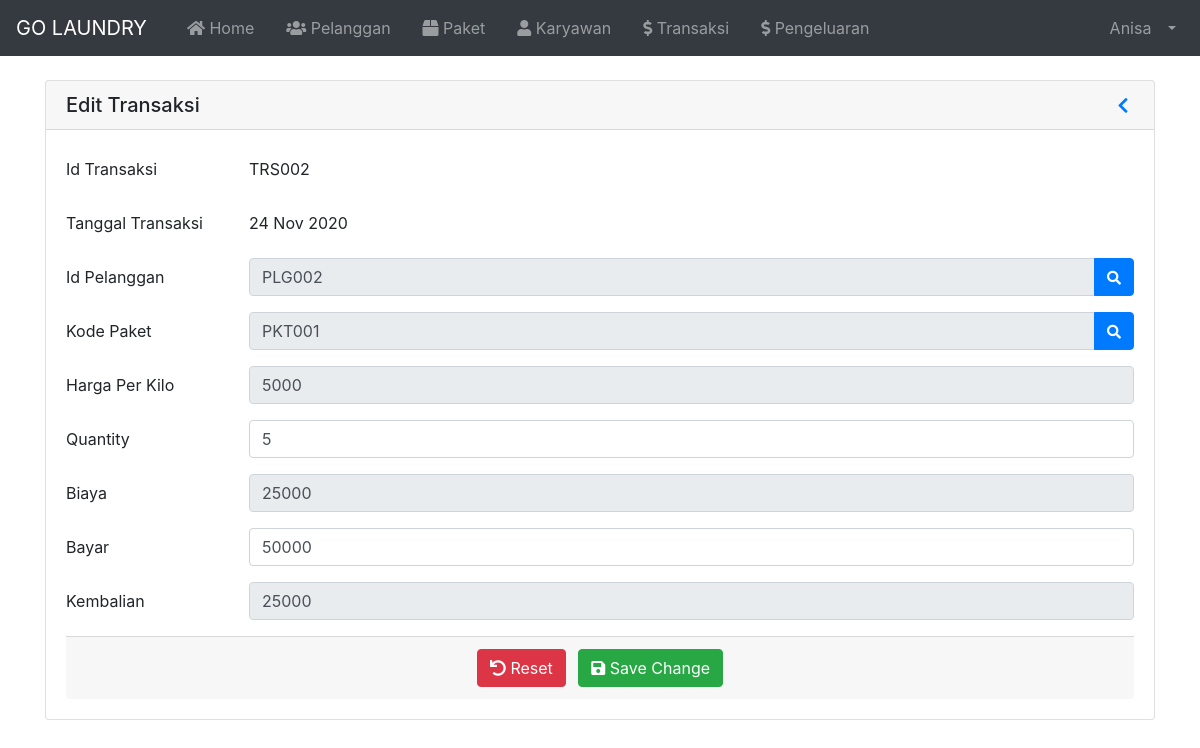
Page /index.php?page=EditTransaksi&id=TRS002 (signed in) on the committed database.
### tables this page shows
CREATE TABLE `tbl_karyawan` (
  `id` int(11) NOT NULL,
  `nama` varchar(100) NOT NULL,
  `username` varchar(30) NOT NULL,
  `password` varchar(255) NOT NULL,
  `email` varchar(255) NOT NULL,
  `no_hp` varchar(20) NOT NULL,
  `alamat` varchar(100) NOT NULL,
  `catatan` varchar(255) NOT NULL,
  `image` varchar(255) NOT NULL,
  `role` varchar(20) NOT NULL
);

CREATE TABLE `tbl_transaksi` (
  `id` varchar(10) NOT NULL,
  `tanggal` varchar(20) NOT NULL,
  `id_pelanggan` varchar(10) NOT NULL,
  `kd_paket` varchar(10) NOT NULL,
  `qty` int(11) NOT NULL,
  `biaya` int(11) NOT NULL,
  `bayar` int(11) NOT NULL,
  `kembalian` int(11) NOT NULL
);

CREATE TABLE `tbl_paket` (
  `id` varchar(10) NOT NULL,
  `paket` varchar(100) NOT NULL,
  `harga_kilo` int(11) NOT NULL,
  `deskripsi` varchar(255) NOT NULL
);

### index.php (called while the page is built, shortened)
<?php
  require 'load/config.php';
  require 'load/function.php';
?>
<?php require_once 'header.php'; ?>
<?php require 'content.php'; ?>
<?php require_once 'footer.php'; ?>

### load/function.php (called while the page is built, shortened)
<?php
  require 'config.php';
  function viewData( $query ) {
    global $koneksi;
    $result = mysqli_query($koneksi, $query);
    if (mysqli_num_rows($result) == 1) {
      return mysqli_fetch_assoc($result);
    }
    $rows = [];
    return $rows;
  }
?>

### page/transaksi/edittransaksi.php (the view, shortened to what this page needs)
<?php
	$id = $_GET['id'];
	$data = viewData("SELECT * FROM tbl_transaksi WHERE id = '$id'");
?>
<div class="container container-fluid">
	<div class="card mt-4">
		<h5 class="card-header d-flex flex-row align-items-center justify-content-between">
			<a>Edit Transaksi</a>
			<a href="?page=Transaksi" role="button" id="dropdownMenuLink" aria-haspopup="true" aria-expanded="false">
				<i class="fas fa-chevron-left fa-sm fa-fw"></i>
			</a>
		</h5>
		<div class="card-body">
			<form method="post" action="">
				<div class="form-group row">
					<label for="id" class="col-sm-2 col-form-label">Id Transaksi</label>
					<div class="col-sm-10">
						<input type="text" class="form-control-plaintext" id="id" name="id" value="<?= $id; ?>" required readonly>
					</div>
				</div>
				<div class="form-group row">
					<label for="tanggal" class="col-sm-2 col-form-label">Tanggal Transaksi</label>
					<div class="col-sm-10">
						<input type="text" class="form-control-plaintext" id="tanggal" name="tanggal" value="<?= $data['tanggal']; ?>" required readonly>
					</div>
				</div>
				<div class="form-group row">
					<label for="id_pelanggan" class="col-sm-2 col-form-label">Id Pelanggan</label>
					<div class="col-sm-10">
						<div class="input-group">
							<input type="text" class="form-control" id="id_pelanggan" name="id_pelanggan" placeholder="Pilih Pelanggan" value="<?= $data['id_pelanggan']; ?>" readonly required autofocus>
							<div class="input-group-append">
								<button class="btn btn-primary" type="button" data-toggle="modal"
									data-target="#modalPelanggan"><i class="fas fa-search fa-sm"></i></button>
							</div>
						</div>
					</div>
				</div>
				<div class="form-group row">
					<label for="kd_paket" class="col-sm-2 col-form-label">Kode Paket</label>
					<div class="col-sm-10">
						<div class="input-group">
							<input type="text" class="form-control" id="kd_paket" name="kd_paket" placeholder="Pilih Paket" value="<?= $data['kd_paket']; ?>" readonly required>
							<div class="input-group-append">
								<button class="btn btn-primary" type="button" data-toggle="modal"
									data-target="#modalPaket"><i class="fas fa-search fa-sm"></i></button>
							</div>
						</div>
					</div>
				</div>
				<?php
					$kd_paket = $data['kd_paket'];
					$harga = viewData("SELECT * FROM tbl_paket WHERE id = '$kd_paket'");
				?>
				<div class="form-group row">
					<label for="harga" class="col-sm-2 col-form-label">Harga Per Kilo</label>
					<div class="col-sm-10">
						<input type="number" class="form-control" id="harga" name="harga" onkeyup="jumlahBiaya();" value="<?= $harga['harga_kilo']; ?>" required readonly>
					</div>
				</div>
				<div class="form-group row">
					<label for="qty" class="col-sm-2 col-form-label">Quantity</label>
					<div class="col-sm-10">
						<input type="number" min="1" class="form-control" id="qty" name="qty" onkeyup="jumlahBiaya();" value="<?= $data['qty']; ?>" required>
					</div>
				</div>
				<div class="form-group row">
					<label for="biaya" class="col-sm-2 col-form-label">Biaya</label>
					<div class="col-sm-10">
						<input type="number" class="form-control" id="biaya" name="biaya" onkeyup="jumlahKembalian();" value="<?= $data['biaya']; ?>" required readonly>
					</div>
				</div>
				<div class="form-group row">
					<label for="bayar" class="col-sm-2 col-form-label">Bayar</label>
					<div class="col-sm-10">
						<input type="text" min="0" class="form-control" id="bayar" name="bayar" onkeyup="jumlahKembalian();" value="<?= $data['bayar']; ?>" required>
					</div>
				</div>
				<div class="form-group row">
					<label for="kembalian" class="col-sm-2 col-form-label">Kembalian</label>
					<div class="col-sm-10">
						<input type="text" class="form-control" id="kembalian" name="kembalian" required value="<?= $data['kembalian']; ?>" readonly>
					</div>
				</div>
				<div class="card-footer text-center">
					<button type="reset" class="btn btn-danger mr-2"><i class="fas fa-undo"></i> Reset</button>
					<button type="submit" name="submit" class="btn btn-success"><i class="fas fa-save"></i> Save Change</button>
				</div>
			</form>
		</div>
	</div>
</div>

### header.php (shortened to what this page needs)
<?php
$id = $_SESSION['id'];
$result = mysqli_query($koneksi, "SELECT * FROM tbl_karyawan WHERE id = '$id'");
$user = mysqli_fetch_assoc($result);
?>
<!DOCTYPE html>
<html lang="en">
<head>
	<link rel="stylesheet" href="asset/vendor/bootstrap-4.5.3/css/bootstrap.min.css">
	<link rel="stylesheet" href="asset/vendor/fontawesome/css/all.min.css">
	<link rel="stylesheet" href="asset/vendor/datatables-b4/datatables.min.css">
</head>
<body>
	<nav class="navbar navbar-expand-lg navbar-dark bg-dark">
		<a class="navbar-brand" href="index.php">
			GO LAUNDRY
		</a>
		<div class="collapse navbar-collapse" id="navbarSupportedContent">
			<ul class="navbar-nav mr-auto">
				<li class="nav-item ml-3">
					<a class="nav-link" href="index.php"><i class="fas fa-home"></i> Home</a>
				</li>
				<li class="nav-item ml-3">
					<a class="nav-link" href="?page=Pelanggan"><i class="fas fa-users"></i> Pelanggan</a>
				</li>
				<li class="nav-item ml-3">
					<a class="nav-link" href="?page=Paket"><i class="fas fa-box"></i> Paket</a>
				</li>
				<?php if ($user['role'] == 'Admin'): ?>
					<li class="nav-item ml-3">
						<a class="nav-link" href="?page=Karyawan"><i class="fas fa-user"></i> Karyawan</a>
					</li>
				<?php endif; ?>
				<li class="nav-item ml-3">
					<a class="nav-link " href="?page=Transaksi"><i class="fas fa-dollar-sign"></i> Transaksi</a>
				</li>
				<li class="nav-item ml-3">
					<a class="nav-link " href="?page=Pengeluaran"><i class="fas fa-dollar-sign"></i> Pengeluaran</a>
				</li>
			</ul>
			<ul class="navbar-nav ml-auto">
				<li class="nav-item dropdown">
					<a class="nav-link dropdown-toggle" href="#" id="userDropdown" role="button" data-toggle="dropdown"
						aria-haspopup="true" aria-expanded="false">
						<span class="mr-2 d-none d-lg-inline">
							<?= $user['nama']; ?>
						</span>
					</a>
				</li>
			</ul>
		</div>
	</nav>
</body>

### rows in the picture
tbl_karyawan: nama "Anisa"
tbl_transaksi: tanggal "24 Nov 2020", id_pelanggan "PLG002", kd_paket "PKT001", qty "5", biaya "25000", bayar "50000", kembalian "25000"
tbl_paket: harga "5000"
